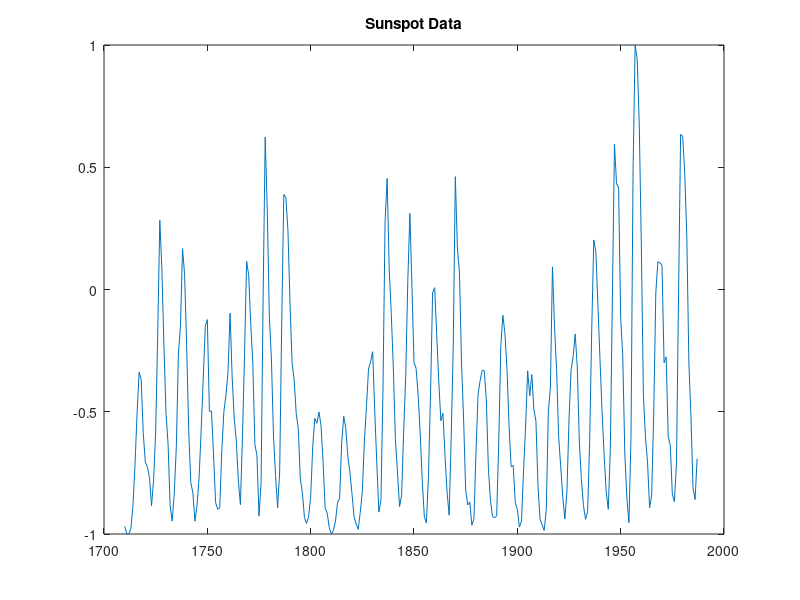

Source code (MATLAB):
clear all, close all, clc
Name = 'RHess'
% by Dave Touretzky (1st modified by Nikolay Nikolaev) (2nd Modification by
% Andrew Rice)
% https://www.cs.cmu.edu/afs/cs/academic/class/15782-f06/matlab/
load sunspot.dat
year=sunspot(:,1); relNums=sunspot(:,2); %plot(year,relNums)
ynrmv=mean(relNums(:)); sigy=std(relNums(:));
nrmY=relNums; %nrmY=(relNums(:)-ynrmv)./sigy;
ymin=min(nrmY(:)); ymax=max(nrmY(:));
relNums=2.0*((nrmY-ymin)/(ymax-ymin)-0.5);

% create a matrix of lagged values for a time series vector
Ss=relNums'; idim=10; % input dimension
odim=length(Ss)-idim; % output dimension

for i=1:odim
    y(i)=Ss(i+idim);
    for j=1:idim
        x(i,j) = Ss(i-j+idim); %x(i,idim-j+1) = Ss(i-j+idim);
    end
end
% Initial Paramaters
Patterns = x'; Desired = y; NHIDDENS = 5; prnout=Desired;
[NINPUTS,NPATS] = size(Patterns); [NOUTPUTS,NP] = size(Desired);
LearnRate = 1.0 ; Momentum = 0; DerivIncr = 0; deltaW1 = 0; deltaW2 = 0;
Inputs1 = [ones(1,NPATS); Patterns];
Weights1 = 0.5*(rand(NHIDDENS,1+NINPUTS)-0.5);
Weights2 = 0.5*(rand(1,1+NHIDDENS)-0.5);
Vweights1 = 0.5*(rand(NHIDDENS,1+NINPUTS)-0.5);
Vweights2 = 0.5*(rand(1,1+NHIDDENS)-0.5);
TSS_Limit = 0.02;
Weights = [reshape(Weights1, 1, []), reshape(Weights2, 1, [])];
Out = zeros(1,NPATS); 
                                    %%
%%%%%%%%%%%%%%%%%%%%%%%%%%%%%%%%%%%%%%%%%%%%%%%%%%%%%%%%%%%%%%%%%%%%%%%%%%%    
%%%%%%%%%%%%                   FEED FORWARD              %%%%%%%%%%%%%%%%%%
%%%%%%%%%%%%%%%%%%%%%%%%%%%%%%%%%%%%%%%%%%%%%%%%%%%%%%%%%%%%%%%%%%%%%%%%%%% 
                                    %%
for epoch = 1:200
    if epoch > 1;
        Beta = Error;       
    else
        Beta(1,1:size(Out,2)) = 1;
        Hessian(length(Weights), length(Weights)) = 1; 
    end
%     Beta(1,1:size(Out,2)) = 1;
    %%
    % Forward propagation
    NetIn1 = Weights1 * Inputs1;
    RNetIn1 = Vweights1 * Inputs1; % R{aj}
    Hidden=1-2./(exp(2*NetIn1)+1); 
    RHidden = Hidden .* (1 - Hidden) .* (RNetIn1); % R{zj} 
    Inputs2 = [ones(1,NPATS); Hidden];
    RInputs2 = [ones(1,NPATS); RHidden]; 
    NetIn2 = Weights2 * Inputs2;
    RNetIn2 = (Weights2 * RInputs2) + (Vweights2* Inputs2); % R{yk} 
    Out = NetIn2;  prnout=Out; ROut = RNetIn2; Rprnout = ROut; 
    Error = Desired - Out; RError = Desired - ROut; 
    TSS = sum(sum( Error.^2 )); RTSS = sum(sum( RError.^2 ))
                                    %%
%%%%%%%%%%%%%%%%%%%%%%%%%%%%%%%%%%%%%%%%%%%%%%%%%%%%%%%%%%%%%%%%%%%%%%%%%%%        
%%%%%%%%%%%%%%%%%%%%%%%%%%    BACKPROPAGATION  %%%%%%%%%%%%%%%%%%%%%%%%%%%%
%%%%%%%%%%%%%%%%%%%%%%%%%%%%%%%%%%%%%%%%%%%%%%%%%%%%%%%%%%%%%%%%%%%%%%%%%%%    
                                    %%    
    Beta(1,1:size(Out,2)) = 1;
    RBeta = Error; 
    bperr = ( Weights2' * Beta );
    HiddenBeta = (1.0 - Hidden .^2 ) .* bperr(1:end-1,:);
    RPrime = (1 - Hidden.*Hidden);% g'(aj)
    RPrime1 = (1 - Hidden)*Hidden';% g'(aj)
    RPrime2 = -2.0 * Hidden .* RPrime; % g"(aj)
    

    Rbperr1 = Vweights2'* RBeta; %sum(vkj,&k)
    Rbperr2 = Weights2' * ROut; % sum(wkj, R{&k})
    Rbperr3 = ( Weights2' * RBeta );

    RHIDBeta1 = RPrime.* Rbperr3(1:end-1,:);
    RHIDBeta2 = RPrime2.* RNetIn1.*Rbperr3(1:end-1,:);
    RHIDBeta3 = RPrime.*Rbperr1(1:end-1,:);% g' * sum(vkj,&k)
    RHIDBeta4 =  RPrime.*(Weights2(:, 1:end-1)* Hidden.*(1 -Hidden).* ROut);%g' * sum(wkj, R{&k})
    RHiddenBeta = RHIDBeta2 + RHIDBeta3 + RHIDBeta3; 

    % ((1-(1/1+e^-x))* ((1/1+e^-x) * 1-(1/1+e^-x))) + (((1/1+e^-x)*
    % 1-(1/1+e^x))) = sigmoid(x) - 3(sigmoid(x))^2 + 2(sigmoid(x))^3;
    
      
                                    %%
%%%%%%%%%%%%%%%%%%%%%%%%%%%%%%%%%%%%%%%%%%%%%%%%%%%%%%%%%%%%%%%%%%%%%%%%%%%        
%%%%%%%%%%%%%%%%%%%%%%%%%%       JACOBIAN      %%%%%%%%%%%%%%%%%%%%%%%%%%%%
%%%%%%%%%%%%%%%%%%%%%%%%%%%%%%%%%%%%%%%%%%%%%%%%%%%%%%%%%%%%%%%%%%%%%%%%%%%    
                                    %%
     sz = size(Inputs1,2); jacobian = zeros(sz,length(Weights));
     G=zeros(sz,length(Weights)); dW1 = zeros(1, 55); dW2 = zeros(1,6); 
    for d = 1:size(Inputs1,2) % 278
        count = 0;
        for d1 = 1:size(Inputs1,1) % 11
            for d2 = 1:size(HiddenBeta,1) % 5
                count = count + 1;
                dW1(d,count) = Inputs1(d1,d) * HiddenBeta(d2,d);
            end
        end
        % dW2 update
        for h = 1 :size(Inputs2,1) 
            dW2(d,h) = Beta(1,d) * Inputs2(h,d);        
        end
        G= [dW2 dW1];
        jacobian(d,:) = G(d,:);      
    end
    RY = (Hidden.*(1 -Hidden).* ROut);
    RZ = RInputs2;
%     sz = size(Inputs1,2); Rjacobian = zeros(sz,length(Weights));
%     RG=zeros(sz,length(Weights)); dW1 = zeros(1, 55); dW2 = zeros(1,6); 
%     for d = 1:size(Inputs1,2) % 278
%         count = 0;
%         for d1 = 1:size(Inputs1,1) % 11
%             for d2 = 1:size(HiddenBeta,1) % 5
%                 count = count + 1;
%                 HW1(d,count) = Inputs1(d1,d) * RHiddenBeta(d2,d);
%             end
%         end
%         % dW2 update
%         for h = 1 :size(Inputs2,1) 
%             HW2(d,h) = ((Hidden(1,d) * RY(d,1)) + (RZ(h,d) * RHIDBeta1(h,d)));
%         end
%         RG= [HW2 HW1];
%         Rjacobian(d,:) = RG(d,:);      
%     end

                                    %%
%%%%%%%%%%%%%%%%%%%%%%%%%%%%%%%%%%%%%%%%%%%%%%%%%%%%%%%%%%%%%%%%%%%%%%%%%%%    
%%%%%%%%%%%%%%%%            APPROXIMATE HESSIAN            %%%%%%%%%%%%%%%%
%%%%%%%%%%%%%%%%%%%%%%%%%%%%%%%%%%%%%%%%%%%%%%%%%%%%%%%%%%%%%%%%%%%%%%%%%%%    
                                    %%

%     Hessian = jacobian' * jacobian ;  
%     HessianInverse = inv(Hessian + (0.01 * eye(size(jacobian,2))));
%     HessianInverse = (HessianInverse/278)/100;

     for d = 1:size(Inputs1,2) % 278
        count = 0;
        for d1 = 1:size(Inputs1,1) % 11
            for d2 = 1:size(HiddenBeta,1) % 5
                count = count + 1;
                HW1(d,count) = Inputs1(d1,d) * RHiddenBeta(d2,d);
            end
        end
     end

                                    %%
%%%%%%%%%%%%%%%%%%%%%%%%%%%%%%%%%%%%%%%%%%%%%%%%%%%%%%%%%%%%%%%%%%%%%%%%%%%    
%%%%%%%%%%%%%%%%               EXACT HESSIAN               %%%%%%%%%%%%%%%%
%%%%%%%%%%%%%%%%%%%%%%%%%%%%%%%%%%%%%%%%%%%%%%%%%%%%%%%%%%%%%%%%%%%%%%%%%%%    
                                    %%
                                    
    HW1 = Inputs1 * RHiddenBeta';
%     HW2 = (sum(Inputs2 * RY') + sum(RZ* RHIDBeta1')');
    HW2i = (Inputs2 * RY');
    HW2ii = ( RZ * RHIDBeta1');
    HW2iii = HW2i + HW2ii;
    HW2= sum(HW2iii, 2)';
    Hb1 = sum(RHiddenBeta, 1);
    Hb2 = sum(RY, 1); 
%     Hessian = [HW1(:)', Hb1, HW2(:)', Hb2];
    VtH = [HW2(:)', HW1(:)'];
    Hessian = zeros(size(Weights,2));
    for V = eye(size(Weights,2))
        Hessian(find(V),:)  = VtH;
    end
                                    
                                    %%
%%%%%%%%%%%%%%%%%%%%%%%%%%%%%%%%%%%%%%%%%%%%%%%%%%%%%%%%%%%%%%%%%%%%%%%%%%%    
%%%%%%%%%%%%%%%%%%%       SECOND  PASS WITH HESSIAN      %%%%%%%%%%%%%%%%%%
%%%%%%%%%%%%%%%%%%%%%%%%%%%%%%%%%%%%%%%%%%%%%%%%%%%%%%%%%%%%%%%%%%%%%%%%%%%    
                                    %%  
    % Forward propagation
    
    NetIn1 = Weights1 * Inputs1;
    Hidden=1-2./(exp(2*NetIn1)+1); %Hidden = tanh( NetIn1 );
    Inputs2 = [ones(1,NPATS); Hidden];
    NetIn2 = Weights2 * Inputs2;
    Out = NetIn2;  prnout=Out;
    % Backward propagation of errors
    Error = Desired - Out;
    TSS = sum(sum( Error.^2 )); % sum(sum(E.*E));
    Beta = Error;
    bperr = ( Weights2' * Beta );
    HiddenBeta = (1.0 - Hidden .^2 ) .* bperr(1:end-1,:);

    dW2 = Beta * Inputs2';
    dW1 = HiddenBeta * Inputs1';

                                    %%   
%%%%%%%%%%%%%%%%%%%%%%%%%%%%%%%%%%%%%%%%%%%%%%%%%%%%%%%%%%%%%%%%%%%%%%%%%%%    
%%%%%%%%%%%%%%%%%%%       DELTA UPDATES WITH HESSIAN      %%%%%%%%%%%%%%%%%
%%%%%%%%%%%%%%%%%%%%%%%%%%%%%%%%%%%%%%%%%%%%%%%%%%%%%%%%%%%%%%%%%%%%%%%%%%%         
    %%
    for dw2Col = 1:size(dW2,2)%6
        for dw2Row = 1:size(dW2,1)%1
            deltaW2(dw2Row,dw2Col) = Momentum + dW2(dw2Row,dw2Col) * ...
                Hessian(dw2Col,dw2Col);
        end
    end
    Count = 0;
    for dw1Row = 1:size(dW1,1)%11
        for dw1Col = 1:size(dW1,2)%55  
            Count = Count + 1;
            deltaW1(dw1Row,dw1Col) = Momentum + dW1(dw1Row,dw1Col) * ...
                Hessian(dw2Row+Count, dw2Col+Count);
        end
    end



                                    %%
%%%%%%%%%%%%%%%%%%%%%%%%%%%%%%%%%%%%%%%%%%%%%%%%%%%%%%%%%%%%%%%%%%%%%%%%%%%    
%%%%%%%%%%%%%%%%             WEIGHT UPDATES             %%%%%%%%%%%%%%%%%%%
%%%%%%%%%%%%%%%%%%%%%%%%%%%%%%%%%%%%%%%%%%%%%%%%%%%%%%%%%%%%%%%%%%%%%%%%%%%    
                                    %%    


    Weights1 = deltaW1 + Weights1;
    Weights2 = deltaW2 + Weights2;


                                    %%
%%%%%%%%%%%%%%%%%%%%%%%%%%%%%%%%%%%%%%%%%%%%%%%%%%%%%%%%%%%%%%%%%%%%%%%%%%%    
%%%%%%%%%%%%%%%               PRINT ERROR              %%%%%%%%%%%%%%%%%%%%
%%%%%%%%%%%%%%%%%%%%%%%%%%%%%%%%%%%%%%%%%%%%%%%%%%%%%%%%%%%%%%%%%%%%%%%%%%%    
                                    %%
    
    fprintf('Epoch %3d:  Error = %f\n',epoch,TSS);
    if TSS < TSS_Limit, break, end
    
 end
plot(year(idim+1:288),Desired,year(idim+1:288),prnout)
title('Sunspot Data')

